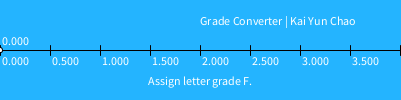
Frame 1 (no input)
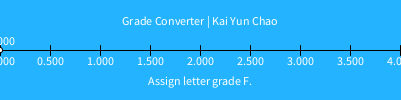
Frame 60 (the mouse pressed at the canvas centre just before this capture)
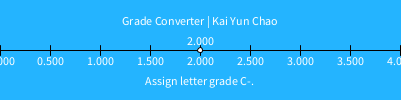
Frame 120 (the mouse held since frame 60 and released just before this capture)

The Processing sketch that drew these frames (run headless with seeded random() and noise(); from frame 60 on, the mouse is pressed at the canvas centre):

// Processing sketch: Calc_Grades
// ── Calc_Grades.pde
// Kai Yun Chao | 9 Sept 2025 | Graphics Grade Assignment

void setup () {
  size(401, 100);
  background(128);
}


void draw () {
  background(#24B4FF);
  text("Grade Converter | Kai Yun Chao",200,25);
  line(0, 50, 405, 50);
  
  for (int i = 0; i<width; i+=50) {
    line(i,45,i,55);
    textSize(12);   
    text(i/100.0,i,65);
  }
  
  ellipse(mouseX, 50, 5, 5); 
  text(mouseX/100.0, mouseX, 45);
  textAlign(CENTER);
  text(calcGrade(mouseX/100.0), width/2, 85);
  float grade = random(4.001);
  println(grade);
}

String calcGrade(float val) {
  String returnVal;
    if (val >= 3.51) {
    returnVal = "Assign letter grade A.";
  } else if (val >= 3.0) {
    returnVal = "Assign letter grade A-.";
  } else if (val >= 2.84) {
    returnVal = "Assign letter grade B+.";
  } else if (val >= 2.67) {
    returnVal = "Assign letter grade B.";
  } else if (val >= 2.5) {
    returnVal = "Assign letter grade B-.";
  } else if (val >= 2.34) {
    returnVal = "Assign letter grade C+.";
  } else if (val >= 2.17) {
    returnVal = "Assign letter grade C.";
  } else if (val >= 2.00) {
    returnVal = "Assign letter grade C-.";
  } else if (val >= 1.66) {
    returnVal = "Assign letter grade D+.";
  } else if (val >= 1.33) {
    returnVal = "Assign letter grade D.";
  } else if (val >= 1.0) {
    returnVal = "Assign letter grade D-.";
  } else {
    returnVal = "Assign letter grade F.";
  }
  return returnVal;
}
